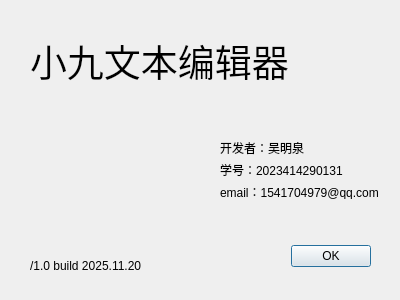
<?xml version="1.0" encoding="UTF-8"?>
<ui version="4.0">
 <class>AboutDialog</class>
 <widget class="QDialog" name="AboutDialog">
  <property name="geometry">
   <rect>
    <x>0</x>
    <y>0</y>
    <width>400</width>
    <height>300</height>
   </rect>
  </property>
  <property name="windowTitle">
   <string>Dialog</string>
  </property>
  <widget class="QDialogButtonBox" name="buttonBox">
   <property name="geometry">
    <rect>
     <x>30</x>
     <y>240</y>
     <width>341</width>
     <height>32</height>
    </rect>
   </property>
   <property name="orientation">
    <enum>Qt::Orientation::Horizontal</enum>
   </property>
   <property name="standardButtons">
    <set>QDialogButtonBox::StandardButton::Ok</set>
   </property>
  </widget>
  <widget class="QLabel" name="label_2">
   <property name="geometry">
    <rect>
     <x>30</x>
     <y>20</y>
     <width>331</width>
     <height>81</height>
    </rect>
   </property>
   <property name="font">
    <font>
     <pointsize>28</pointsize>
    </font>
   </property>
   <property name="text">
    <string>小九文本编辑器</string>
   </property>
  </widget>
  <widget class="QLabel" name="label_5">
   <property name="geometry">
    <rect>
     <x>30</x>
     <y>110</y>
     <width>131</width>
     <height>131</height>
    </rect>
   </property>
   <property name="styleSheet">
    <string notr="true">border-image: url(:/img/logo.svg);</string>
   </property>
   <property name="text">
    <string/>
   </property>
  </widget>
  <widget class="QLabel" name="label_6">
   <property name="geometry">
    <rect>
     <x>30</x>
     <y>245</y>
     <width>141</width>
     <height>41</height>
    </rect>
   </property>
   <property name="text">
    <string>/1.0 build 2025.11.20</string>
   </property>
  </widget>
  <widget class="QWidget" name="layoutWidget">
   <property name="geometry">
    <rect>
     <x>220</x>
     <y>140</y>
     <width>171</width>
     <height>59</height>
    </rect>
   </property>
   <layout class="QVBoxLayout" name="verticalLayout">
    <item>
     <widget class="QLabel" name="label1">
      <property name="text">
       <string>开发者：吴明泉</string>
      </property>
     </widget>
    </item>
    <item>
     <widget class="QLabel" name="label2">
      <property name="text">
       <string>学号：2023414290131</string>
      </property>
     </widget>
    </item>
    <item>
     <widget class="QLabel" name="label3">
      <property name="text">
       <string>email：1541704979@qq.com</string>
      </property>
     </widget>
    </item>
   </layout>
  </widget>
 </widget>
 <resources/>
 <connections>
  <connection>
   <sender>buttonBox</sender>
   <signal>accepted()</signal>
   <receiver>AboutDialog</receiver>
   <slot>accept()</slot>
   <hints>
    <hint type="sourcelabel">
     <x>248</x>
     <y>254</y>
    </hint>
    <hint type="destinationlabel">
     <x>157</x>
     <y>274</y>
    </hint>
   </hints>
  </connection>
  <connection>
   <sender>buttonBox</sender>
   <signal>rejected()</signal>
   <receiver>AboutDialog</receiver>
   <slot>reject()</slot>
   <hints>
    <hint type="sourcelabel">
     <x>316</x>
     <y>260</y>
    </hint>
    <hint type="destinationlabel">
     <x>286</x>
     <y>274</y>
    </hint>
   </hints>
  </connection>
 </connections>
</ui>
